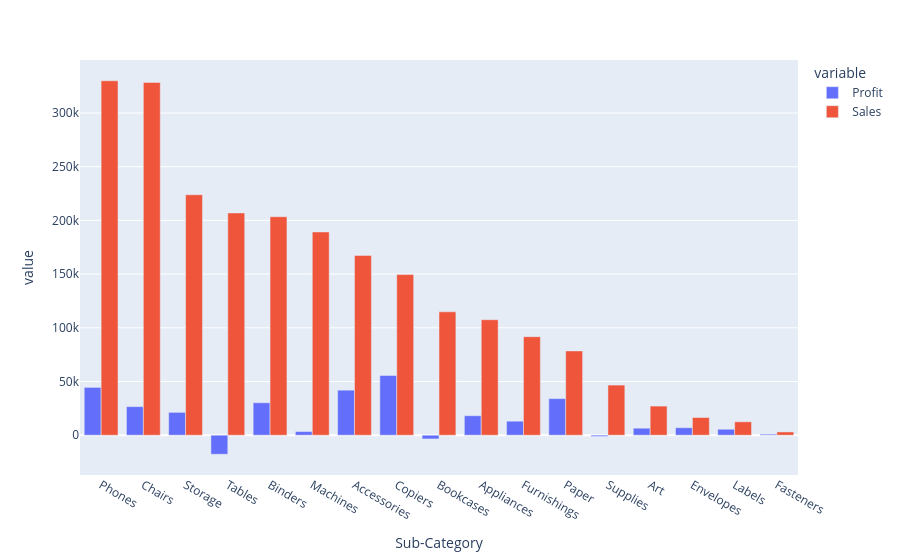

Notebook code for this chart:
### Code cell
px.bar(subcat_profit, x = "Sub-Category", y = ["Profit", "Sales"], barmode = "group")

### Figure 1 — Plotly figure (JSON) as saved in the notebook; plotly's stock layout.template omitted (floating-point values rounded to 4 significant figures)
{"data": [{"alignmentgroup": "True", "hovertemplate": "variable=Profit<br>Sub-Category=%{x}<br>value=%{y}<extra></extra>", "legendgroup": "Profit", "marker": {"color": "#636efa", "pattern": {"shape": ""}}, "name": "Profit", "offsetgroup": "Profit", "orientation": "v", "showlegend": true, "textposition": "auto", "type": "bar", "x": ["Phones", "Chairs", "Storage", "Tables", "Binders", "Machines", "Accessories", "Copiers", "Bookcases", "Appliances", "Furnishings", "Paper", "Supplies", "Art", "Envelopes", "Labels", "Fasteners"], "xaxis": "x", "y": [44520.0, 26590.0, 21280.0, -17730.0, 30220.0, 3385.0, 41940.0, 55620.0, -3473.0, 18140.0, 13060.0, 34050.0, -1189.0, 6528.0, 6964.0, 5546.0, 949.5], "yaxis": "y"}, {"alignmentgroup": "True", "hovertemplate": "variable=Sales<br>Sub-Category=%{x}<br>value=%{y}<extra></extra>", "legendgroup": "Sales", "marker": {"color": "#EF553B", "pattern": {"shape": ""}}, "name": "Sales", "offsetgroup": "Sales", "orientation": "v", "showlegend": true, "textposition": "auto", "type": "bar", "x": ["Phones", "Chairs", "Storage", "Tables", "Binders", "Machines", "Accessories", "Copiers", "Bookcases", "Appliances", "Furnishings", "Paper", "Supplies", "Art", "Envelopes", "Labels", "Fasteners"], "xaxis": "x", "y": [330000.0, 328400.0, 223800.0, 207000.0, 203400.0, 189200.0, 167400.0, 149500.0, 114900.0, 107500.0, 91710.0, 78480.0, 46670.0, 27120.0, 16480.0, 12490.0, 3024.0], "yaxis": "y"}], "layout": {"barmode": "group", "legend": {"title": {"text": "variable"}, "tracegroupgap": 0}, "margin": {"t": 60}, "xaxis": {"anchor": "y", "domain": [0, 1], "title": {"text": "Sub-Category"}}, "yaxis": {"anchor": "x", "domain": [0, 1], "title": {"text": "value"}}}}
